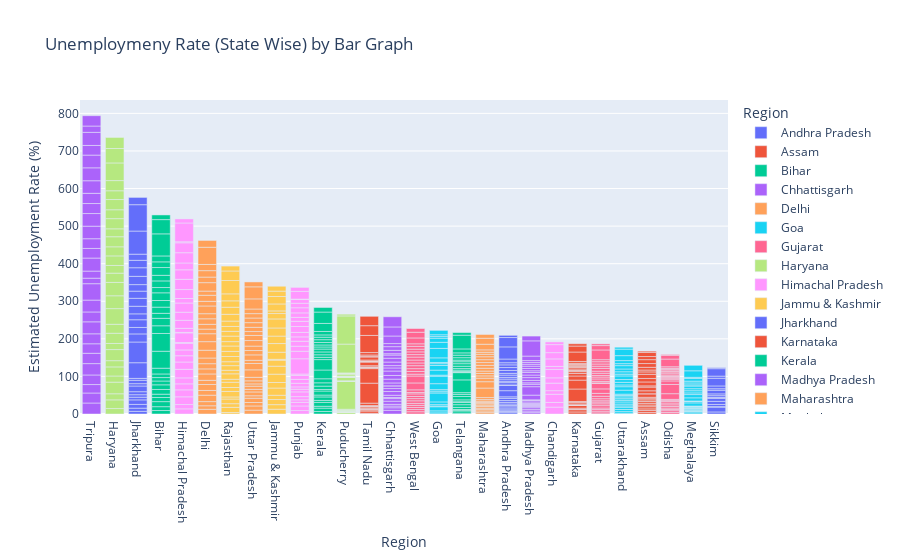

The notebook cell saved with this chart:
### Markdown cell above
Analyzing Data by Bar Graphs

### Code cell
fg = px.bar(df,x='Region',y=' Estimated Unemployment Rate (%)',color='Region',
            title='Unemploymeny Rate (State Wise) by Bar Graph',template='plotly')
fg.update_layout(xaxis={'categoryorder':'total descending'})
fg.show()

### Figure 1 — Plotly figure (JSON) as saved in the notebook; plotly's stock layout.template omitted (floating-point values rounded to 4 significant figures)
{"data": [{"hovertemplate": "Region=%{x}<br> Estimated Unemployment Rate (%)=%{y}<extra></extra>", "legendgroup": "Andhra Pradesh", "marker": {"color": "#636efa", "pattern": {"shape": ""}}, "name": "Andhra Pradesh", "orientation": "v", "showlegend": true, "textposition": "auto", "type": "bar", "x": ["Andhra Pradesh", "Andhra Pradesh", "Andhra Pradesh", "Andhra Pradesh", "Andhra Pradesh", "Andhra Pradesh", "Andhra Pradesh", "Andhra Pradesh", "Andhra Pradesh", "Andhra Pradesh", "Andhra Pradesh", "Andhra Pradesh", "Andhra Pradesh", "Andhra Pradesh", "Andhra Pradesh", "Andhra Pradesh", "Andhra Pradesh", "Andhra Pradesh", "Andhra Pradesh", "Andhra Pradesh", "Andhra Pradesh", "Andhra Pradesh", "Andhra Pradesh", "Andhra Pradesh", "Andhra Pradesh", "Andhra Pradesh", "Andhra Pradesh", "Andhra Pradesh"], "xaxis": "x", "y": [3.65, 3.05, 3.75, 3.32, 5.17, 3.52, 4.12, 4.38, 4.84, 5.91, 4.06, 16.29, 14.46, 0.85, 6.09, 3.8, 5.64, 4.61, 6.01, 4.7, 7.54, 7.88, 7.11, 5.66, 9.88, 32.3, 24.91, 5.86], "yaxis": "y"}, {"hovertemplate": "Region=%{x}<br> Estimated Unemployment Rate (%)=%{y}<extra></extra>", "legendgroup": "Assam", "marker": {"color": "#EF553B", "pattern": {"shape": ""}}, "name": "Assam", "orientation": "v", "showlegend": true, "textposition": "auto", "type": "bar", "x": ["Assam", "Assam", "Assam", "Assam", "Assam", "Assam", "Assam", "Assam", "Assam", "Assam", "Assam", "Assam", "Assam", "Assam", "Assam", "Assam", "Assam", "Assam", "Assam", "Assam", "Assam", "Assam", "Assam", "Assam", "Assam", "Assam"], "xaxis": "x", "y": [4.29, 5.08, 4.26, 5.79, 4.46, 4.65, 4.66, 4.29, 3.26, 3.77, 9.38, 0.0, 7.87, 9.89, 3.21, 10.39, 9.26, 11.17, 6.31, 5.02, 7.24, 9.98, 10.34, 8.37, 10.77, 3.42], "yaxis": "y"}, {"hovertemplate": "Region=%{x}<br> Estimated Unemployment Rate (%)=%{y}<extra></extra>", "legendgroup": "Bihar", "marker": {"color": "#00cc96", "pattern": {"shape": ""}}, "name": "Bihar", "orientation": "v", "showlegend": true, "textposition": "auto", "type": "bar", "x": ["Bihar", "Bihar", "Bihar", "Bihar", "Bihar", "Bihar", "Bihar", "Bihar", "Bihar", "Bihar", "Bihar", "Bihar", "Bihar", "Bihar", "Bihar", "Bihar", "Bihar", "Bihar", "Bihar", "Bihar", "Bihar", "Bihar", "Bihar", "Bihar", "Bihar", "Bihar", "Bihar", "Bihar"], "xaxis": "x", "y": [9.27, 10.2, 13.44, 11.0, 8.87, 12.47, 12.4, 10.16, 9.13, 9.61, 15.39, 45.09, 47.26, 20.49, 19.9, 13.29, 16.41, 17.66, 20.46, 14.06, 17.62, 14.91, 20.69, 15.11, 15.73, 58.77, 37.87, 12.45], "yaxis": "y"}, {"hovertemplate": "Region=%{x}<br> Estimated Unemployment Rate (%)=%{y}<extra></extra>", "legendgroup": "Chhattisgarh", "marker": {"color": "#ab63fa", "pattern": {"shape": ""}}, "name": "Chhattisgarh", "orientation": "v", "showlegend": true, "textposition": "auto", "type": "bar", "x": ["Chhattisgarh", "Chhattisgarh", "Chhattisgarh", "Chhattisgarh", "Chhattisgarh", "Chhattisgarh", "Chhattisgarh", "Chhattisgarh", "Chhattisgarh", "Chhattisgarh", "Chhattisgarh", "Chhattisgarh", "Chhattisgarh", "Chhattisgarh", "Chhattisgarh", "Chhattisgarh", "Chhattisgarh", "Chhattisgarh", "Chhattisgarh", "Chhattisgarh", "Chhattisgarh", "Chhattisgarh", "Chhattisgarh", "Chhattisgarh", "Chhattisgarh", "Chhattisgarh", "Chhattisgarh", "Chhattisgarh"], "xaxis": "x", "y": [9.82, 6.76, 4.54, 4.64, 8.33, 6.96, 2.77, 6.11, 9.89, 7.89, 7.31, 0.0, 7.64, 10.14, 9.77, 11.77, 8.17, 6.29, 9.46, 10.27, 8.32, 3.57, 9.01, 9.79, 8.21, 20.13, 24.1, 27.07], "yaxis": "y"}, {"hovertemplate": "Region=%{x}<br> Estimated Unemployment Rate (%)=%{y}<extra></extra>", "legendgroup": "Delhi", "marker": {"color": "#FFA15A", "pattern": {"shape": ""}}, "name": "Delhi", "orientation": "v", "showlegend": true, "textposition": "auto", "type": "bar", "x": ["Delhi", "Delhi", "Delhi", "Delhi", "Delhi", "Delhi", "Delhi", "Delhi", "Delhi", "Delhi", "Delhi", "Delhi", "Delhi", "Delhi", "Delhi", "Delhi", "Delhi", "Delhi", "Delhi", "Delhi", "Delhi", "Delhi", "Delhi", "Delhi", "Delhi", "Delhi", "Delhi", "Delhi"], "xaxis": "x", "y": [12.56, 9.33, 11.07, 17.18, 12.5, 15.84, 11.11, 16.97, 13.48, 13.81, 15.18, 20.69, 22.76, 21.14, 12.31, 12.76, 14.68, 13.52, 20.59, 12.41, 16.11, 11.07, 22.45, 14.86, 17.09, 16.51, 45.78, 18.11], "yaxis": "y"}, {"hovertemplate": "Region=%{x}<br> Estimated Unemployment Rate (%)=%{y}<extra></extra>", "legendgroup": "Goa", "marker": {"color": "#19d3f3", "pattern": {"shape": ""}}, "name": "Goa", "orientation": "v", "showlegend": true, "textposition": "auto", "type": "bar", "x": ["Goa", "Goa", "Goa", "Goa", "Goa", "Goa", "Goa", "Goa", "Goa", "Goa", "Goa", "Goa", "Goa", "Goa", "Goa", "Goa", "Goa", "Goa", "Goa", "Goa", "Goa", "Goa", "Goa", "Goa"], "xaxis": "x", "y": [2.91, 5.45, 10.98, 1.98, 3.61, 7.21, 23.71, 3.54, 5.38, 0.0, 15.91, 20.0, 2.75, 13.33, 12.28, 4.9, 3.16, 12.31, 25.2, 16.22, 10.92, 4.31, 4.76, 11.76], "yaxis": "y"}, {"hovertemplate": "Region=%{x}<br> Estimated Unemployment Rate (%)=%{y}<extra></extra>", "legendgroup": "Gujarat", "marker": {"color": "#FF6692", "pattern": {"shape": ""}}, "name": "Gujarat", "orientation": "v", "showlegend": true, "textposition": "auto", "type": "bar", "x": ["Gujarat", "Gujarat", "Gujarat", "Gujarat", "Gujarat", "Gujarat", "Gujarat", "Gujarat", "Gujarat", "Gujarat", "Gujarat", "Gujarat", "Gujarat", "Gujarat", "Gujarat", "Gujarat", "Gujarat", "Gujarat", "Gujarat", "Gujarat", "Gujarat", "Gujarat", "Gujarat", "Gujarat", "Gujarat", "Gujarat", "Gujarat", "Gujarat"], "xaxis": "x", "y": [2.88, 4.77, 4.58, 3.7, 6.29, 4.91, 4.68, 3.46, 5.35, 6.64, 7.59, 12.0, 14.58, 1.41, 4.09, 6.31, 5.15, 4.2, 5.96, 5.45, 7.53, 5.71, 5.82, 6.04, 5.39, 25.94, 11.62, 4.54], "yaxis": "y"}, {"hovertemplate": "Region=%{x}<br> Estimated Unemployment Rate (%)=%{y}<extra></extra>", "legendgroup": "Haryana", "marker": {"color": "#B6E880", "pattern": {"shape": ""}}, "name": "Haryana", "orientation": "v", "showlegend": true, "textposition": "auto", "type": "bar", "x": ["Haryana", "Haryana", "Haryana", "Haryana", "Haryana", "Haryana", "Haryana", "Haryana", "Haryana", "Haryana", "Haryana", "Haryana", "Haryana", "Haryana", "Haryana", "Haryana", "Haryana", "Haryana", "Haryana", "Haryana", "Haryana", "Haryana", "Haryana", "Haryana", "Haryana", "Haryana", "Haryana", "Haryana"], "xaxis": "x", "y": [14.54, 23.08, 16.22, 30.94, 16.36, 24.17, 16.59, 29.56, 16.21, 27.19, 23.92, 41.61, 34.22, 35.57, 24.67, 20.42, 25.45, 24.19, 26.84, 21.04, 27.06, 23.65, 27.24, 23.29, 27.14, 46.89, 38.46, 29.41], "yaxis": "y"}, {"hovertemplate": "Region=%{x}<br> Estimated Unemployment Rate (%)=%{y}<extra></extra>", "legendgroup": "Himachal Pradesh", "marker": {"color": "#FF97FF", "pattern": {"shape": ""}}, "name": "Himachal Pradesh", "orientation": "v", "showlegend": true, "textposition": "auto", "type": "bar", "x": ["Himachal Pradesh", "Himachal Pradesh", "Himachal Pradesh", "Himachal Pradesh", "Himachal Pradesh", "Himachal Pradesh", "Himachal Pradesh", "Himachal Pradesh", "Himachal Pradesh", "Himachal Pradesh", "Himachal Pradesh", "Himachal Pradesh", "Himachal Pradesh", "Himachal Pradesh", "Himachal Pradesh", "Himachal Pradesh", "Himachal Pradesh", "Himachal Pradesh", "Himachal Pradesh", "Himachal Pradesh", "Himachal Pradesh", "Himachal Pradesh", "Himachal Pradesh", "Himachal Pradesh", "Himachal Pradesh", "Himachal Pradesh", "Himachal Pradesh", "Himachal Pradesh"], "xaxis": "x", "y": [13.68, 11.43, 20.59, 18.56, 15.98, 15.81, 22.86, 19.46, 16.67, 15.42, 17.71, 2.13, 25.64, 1.12, 10.88, 21.43, 21.51, 24.48, 12.0, 23.77, 27.27, 25.32, 18.15, 27.31, 26.44, 2.7, 50.0, 10.81], "yaxis": "y"}, {"hovertemplate": "Region=%{x}<br> Estimated Unemployment Rate (%)=%{y}<extra></extra>", "legendgroup": "Jammu & Kashmir", "marker": {"color": "#FECB52", "pattern": {"shape": ""}}, "name": "Jammu & Kashmir", "orientation": "v", "showlegend": true, "textposition": "auto", "type": "bar", "x": ["Jammu & Kashmir", "Jammu & Kashmir", "Jammu & Kashmir", "Jammu & Kashmir", "Jammu & Kashmir", "Jammu & Kashmir", "Jammu & Kashmir", "Jammu & Kashmir", "Jammu & Kashmir", "Jammu & Kashmir", "Jammu & Kashmir", "Jammu & Kashmir", "Jammu & Kashmir", "Jammu & Kashmir", "Jammu & Kashmir", "Jammu & Kashmir", "Jammu & Kashmir", "Jammu & Kashmir", "Jammu & Kashmir", "Jammu & Kashmir", "Jammu & Kashmir"], "xaxis": "x", "y": [12.78, 12.09, 13.67, 11.32, 19.27, 14.73, 22.19, 21.23, 16.0, 2.22, 18.97, 23.04, 19.88, 21.55, 24.06, 14.29, 7.02, 18.54, 19.86, 14.29, 12.96], "yaxis": "y"}, {"hovertemplate": "Region=%{x}<br> Estimated Unemployment Rate (%)=%{y}<extra></extra>", "legendgroup": "Jharkhand", "marker": {"color": "#636efa", "pattern": {"shape": ""}}, "name": "Jharkhand", "orientation": "v", "showlegend": true, "textposition": "auto", "type": "bar", "x": ["Jharkhand", "Jharkhand", "Jharkhand", "Jharkhand", "Jharkhand", "Jharkhand", "Jharkhand", "Jharkhand", "Jharkhand", "Jharkhand", "Jharkhand", "Jharkhand", "Jharkhand", "Jharkhand", "Jharkhand", "Jharkhand", "Jharkhand", "Jharkhand", "Jharkhand", "Jharkhand", "Jharkhand", "Jharkhand", "Jharkhand", "Jharkhand", "Jharkhand", "Jharkhand", "Jharkhand", "Jharkhand"], "xaxis": "x", "y": [7.11, 8.46, 9.98, 12.06, 7.12, 6.57, 8.07, 15.15, 6.16, 9.06, 5.01, 41.72, 55.1, 21.53, 17.23, 20.51, 15.67, 20.25, 21.16, 19.05, 17.34, 22.01, 22.96, 19.67, 16.4, 61.48, 70.17, 19.38], "yaxis": "y"}, {"hovertemplate": "Region=%{x}<br> Estimated Unemployment Rate (%)=%{y}<extra></extra>", "legendgroup": "Karnataka", "marker": {"color": "#EF553B", "pattern": {"shape": ""}}, "name": "Karnataka", "orientation": "v", "showlegend": true, "textposition": "auto", "type": "bar", "x": ["Karnataka", "Karnataka", "Karnataka", "Karnataka", "Karnataka", "Karnataka", "Karnataka", "Karnataka", "Karnataka", "Karnataka", "Karnataka", "Karnataka", "Karnataka", "Karnataka", "Karnataka", "Karnataka", "Karnataka", "Karnataka", "Karnataka", "Karnataka", "Karnataka", "Karnataka", "Karnataka", "Karnataka", "Karnataka", "Karnataka", "Karnataka", "Karnataka"], "xaxis": "x", "y": [5.46, 5.98, 0.52, 0.37, 3.2, 7.13, 1.19, 0.41, 2.57, 4.11, 2.39, 33.17, 23.72, 10.92, 6.56, 5.0, 2.29, 1.27, 3.57, 3.87, 3.44, 1.56, 3.31, 2.88, 4.92, 25.12, 15.88, 6.12], "yaxis": "y"}, {"hovertemplate": "Region=%{x}<br> Estimated Unemployment Rate (%)=%{y}<extra></extra>", "legendgroup": "Kerala", "marker": {"color": "#00cc96", "pattern": {"shape": ""}}, "name": "Kerala", "orientation": "v", "showlegend": true, "textposition": "auto", "type": "bar", "x": ["Kerala", "Kerala", "Kerala", "Kerala", "Kerala", "Kerala", "Kerala", "Kerala", "Kerala", "Kerala", "Kerala", "Kerala", "Kerala", "Kerala", "Kerala", "Kerala", "Kerala", "Kerala", "Kerala", "Kerala", "Kerala", "Kerala", "Kerala", "Kerala", "Kerala", "Kerala", "Kerala", "Kerala"], "xaxis": "x", "y": [6.63, 9.0, 4.95, 10.32, 5.35, 9.14, 5.0, 10.77, 4.11, 8.91, 8.85, 10.71, 23.38, 27.66, 6.11, 6.67, 7.58, 7.69, 5.52, 5.35, 6.71, 7.31, 6.65, 6.08, 9.14, 21.43, 30.28, 12.17], "yaxis": "y"}, {"hovertemplate": "Region=%{x}<br> Estimated Unemployment Rate (%)=%{y}<extra></extra>", "legendgroup": "Madhya Pradesh", "marker": {"color": "#ab63fa", "pattern": {"shape": ""}}, "name": "Madhya Pradesh", "orientation": "v", "showlegend": true, "textposition": "auto", "type": "bar", "x": ["Madhya Pradesh", "Madhya Pradesh", "Madhya Pradesh", "Madhya Pradesh", "Madhya Pradesh", "Madhya Pradesh", "Madhya Pradesh", "Madhya Pradesh", "Madhya Pradesh", "Madhya Pradesh", "Madhya Pradesh", "Madhya Pradesh", "Madhya Pradesh", "Madhya Pradesh", "Madhya Pradesh", "Madhya Pradesh", "Madhya Pradesh", "Madhya Pradesh", "Madhya Pradesh", "Madhya Pradesh", "Madhya Pradesh", "Madhya Pradesh", "Madhya Pradesh", "Madhya Pradesh", "Madhya Pradesh", "Madhya Pradesh", "Madhya Pradesh", "Madhya Pradesh"], "xaxis": "x", "y": [3.63, 4.25, 3.92, 4.94, 3.08, 2.98, 2.72, 2.94, 3.66, 4.42, 1.19, 12.5, 22.46, 6.46, 3.91, 6.38, 7.38, 6.82, 7.0, 4.4, 6.06, 6.2, 5.17, 4.96, 4.8, 11.94, 40.49, 12.72], "yaxis": "y"}, {"hovertemplate": "Region=%{x}<br> Estimated Unemployment Rate (%)=%{y}<extra></extra>", "legendgroup": "Maharashtra", "marker": {"color": "#FFA15A", "pattern": {"shape": ""}}, "name": "Maharashtra", "orientation": "v", "showlegend": true, "textposition": "auto", "type": "bar", "x": ["Maharashtra", "Maharashtra", "Maharashtra", "Maharashtra", "Maharashtra", "Maharashtra", "Maharashtra", "Maharashtra", "Maharashtra", "Maharashtra", "Maharashtra", "Maharashtra", "Maharashtra", "Maharashtra", "Maharashtra", "Maharashtra", "Maharashtra", "Maharashtra", "Maharashtra", "Maharashtra", "Maharashtra", "Maharashtra", "Maharashtra", "Maharashtra", "Maharashtra", "Maharashtra", "Maharashtra", "Maharashtra"], "xaxis": "x", "y": [3.67, 4.34, 3.66, 3.76, 4.4, 3.81, 3.68, 3.03, 3.8, 4.24, 5.38, 25.28, 16.89, 9.4, 6.08, 6.46, 6.35, 7.57, 7.6, 7.51, 7.6, 7.83, 6.67, 5.34, 6.34, 14.99, 15.92, 10.01], "yaxis": "y"}, {"hovertemplate": "Region=%{x}<br> Estimated Unemployment Rate (%)=%{y}<extra></extra>", "legendgroup": "Meghalaya", "marker": {"color": "#19d3f3", "pattern": {"shape": ""}}, "name": "Meghalaya", "orientation": "v", "showlegend": true, "textposition": "auto", "type": "bar", "x": ["Meghalaya", "Meghalaya", "Meghalaya", "Meghalaya", "Meghalaya", "Meghalaya", "Meghalaya", "Meghalaya", "Meghalaya", "Meghalaya", "Meghalaya", "Meghalaya", "Meghalaya", "Meghalaya", "Meghalaya", "Meghalaya", "Meghalaya", "Meghalaya", "Meghalaya", "Meghalaya", "Meghalaya", "Meghalaya", "Meghalaya", "Meghalaya", "Meghalaya", "Meghalaya", "Meghalaya"], "xaxis": "x", "y": [3.16, 4.23, 1.03, 0.52, 0.24, 3.7, 1.5, 1.8, 0.97, 2.76, 1.28, 8.38, 3.73, 1.35, 8.4, 8.66, 4.43, 5.8, 5.3, 7.2, 3.02, 5.21, 4.76, 7.37, 2.8, 17.39, 14.58], "yaxis": "y"}, {"hovertemplate": "Region=%{x}<br> Estimated Unemployment Rate (%)=%{y}<extra></extra>", "legendgroup": "Odisha", "marker": {"color": "#FF6692", "pattern": {"shape": ""}}, "name": "Odisha", "orientation": "v", "showlegend": true, "textposition": "auto", "type": "bar", "x": ["Odisha", "Odisha", "Odisha", "Odisha", "Odisha", "Odisha", "Odisha", "Odisha", "Odisha", "Odisha", "Odisha", "Odisha", "Odisha", "Odisha", "Odisha", "Odisha", "Odisha", "Odisha", "Odisha", "Odisha", "Odisha", "Odisha", "Odisha", "Odisha", "Odisha", "Odisha", "Odisha", "Odisha"], "xaxis": "x", "y": [4.17, 4.71, 3.31, 3.68, 4.31, 4.28, 4.72, 4.67, 1.81, 3.31, 15.09, 24.48, 9.45, 4.59, 2.95, 2.63, 1.78, 3.5, 3.78, 4.5, 2.23, 3.36, 2.28, 2.19, 3.96, 20.5, 10.0, 2.18], "yaxis": "y"}, {"hovertemplate": "Region=%{x}<br> Estimated Unemployment Rate (%)=%{y}<extra></extra>", "legendgroup": "Puducherry", "marker": {"color": "#B6E880", "pattern": {"shape": ""}}, "name": "Puducherry", "orientation": "v", "showlegend": true, "textposition": "auto", "type": "bar", "x": ["Puducherry", "Puducherry", "Puducherry", "Puducherry", "Puducherry", "Puducherry", "Puducherry", "Puducherry", "Puducherry", "Puducherry", "Puducherry", "Puducherry", "Puducherry", "Puducherry", "Puducherry", "Puducherry", "Puducherry", "Puducherry", "Puducherry", "Puducherry", "Puducherry", "Puducherry", "Puducherry", "Puducherry", "Puducherry", "Puducherry"], "xaxis": "x", "y": [0.0, 0.0, 0.0, 4.85, 0.0, 1.18, 0.0, 1.99, 0.58, 1.74, 2.31, 74.51, 1.25, 0.0, 0.0, 8.95, 1.22, 1.17, 1.37, 5.21, 0.57, 1.78, 0.62, 76.74, 75.0, 4.55], "yaxis": "y"}, {"hovertemplate": "Region=%{x}<br> Estimated Unemployment Rate (%)=%{y}<extra></extra>", "legendgroup": "Punjab", "marker": {"color": "#FF97FF", "pattern": {"shape": ""}}, "name": "Punjab", "orientation": "v", "showlegend": true, "textposition": "auto", "type": "bar", "x": ["Punjab", "Punjab", "Punjab", "Punjab", "Punjab", "Punjab", "Punjab", "Punjab", "Punjab", "Punjab", "Punjab", "Punjab", "Punjab", "Punjab", "Punjab", "Punjab", "Punjab", "Punjab", "Punjab", "Punjab", "Punjab", "Punjab", "Punjab", "Punjab", "Punjab", "Punjab", "Punjab", "Punjab"], "xaxis": "x", "y": [9.17, 12.21, 9.64, 6.69, 8.59, 12.56, 7.07, 6.13, 9.69, 10.41, 10.51, 3.69, 40.59, 20.0, 13.49, 13.17, 11.61, 11.99, 15.69, 13.75, 10.39, 11.97, 13.68, 11.99, 9.97, 1.13, 20.54, 10.55], "yaxis": "y"}, {"hovertemplate": "Region=%{x}<br> Estimated Unemployment Rate (%)=%{y}<extra></extra>", "legendgroup": "Rajasthan", "marker": {"color": "#FECB52", "pattern": {"shape": ""}}, "name": "Rajasthan", "orientation": "v", "showlegend": true, "textposition": "auto", "type": "bar", "x": ["Rajasthan", "Rajasthan", "Rajasthan", "Rajasthan", "Rajasthan", "Rajasthan", "Rajasthan", "Rajasthan", "Rajasthan", "Rajasthan", "Rajasthan", "Rajasthan", "Rajasthan", "Rajasthan", "Rajasthan", "Rajasthan", "Rajasthan", "Rajasthan", "Rajasthan", "Rajasthan", "Rajasthan", "Rajasthan", "Rajasthan", "Rajasthan", "Rajasthan", "Rajasthan", "Rajasthan", "Rajasthan"], "xaxis": "x", "y": [4.03, 13.7, 9.7, 12.5, 5.45, 14.66, 10.47, 13.96, 8.0, 14.48, 9.47, 12.25, 10.45, 13.86, 13.62, 14.36, 11.67, 14.71, 12.63, 13.02, 14.3, 18.04, 18.82, 17.02, 18.54, 35.53, 25.35, 13.04], "yaxis": "y"}, {"hovertemplate": "Region=%{x}<br> Estimated Unemployment Rate (%)=%{y}<extra></extra>", "legendgroup": "Sikkim", "marker": {"color": "#636efa", "pattern": {"shape": ""}}, "name": "Sikkim", "orientation": "v", "showlegend": true, "textposition": "auto", "type": "bar", "x": ["Sikkim", "Sikkim", "Sikkim", "Sikkim", "Sikkim", "Sikkim", "Sikkim", "Sikkim", "Sikkim", "Sikkim", "Sikkim", "Sikkim", "Sikkim", "Sikkim", "Sikkim", "Sikkim", "Sikkim"], "xaxis": "x", "y": [5.48, 13.11, 1.0, 0.0, 5.81, 8.2, 7.76, 2.56, 4.82, 4.81, 9.68, 4.04, 7.37, 20.45, 5.77, 19.75, 2.63], "yaxis": "y"}, {"hovertemplate": "Region=%{x}<br> Estimated Unemployment Rate (%)=%{y}<extra></extra>", "legendgroup": "Tamil Nadu", "marker": {"color": "#EF553B", "pattern": {"shape": ""}}, "name": "Tamil Nadu", "orientation": "v", "showlegend": true, "textposition": "auto", "type": "bar", "x": ["Tamil Nadu", "Tamil Nadu", "Tamil Nadu", "Tamil Nadu", "Tamil Nadu", "Tamil Nadu", "Tamil Nadu", "Tamil Nadu", "Tamil Nadu", "Tamil Nadu", "Tamil Nadu", "Tamil Nadu", "Tamil Nadu", "Tamil Nadu", "Tamil Nadu", "Tamil Nadu", "Tamil Nadu", "Tamil Nadu", "Tamil Nadu", "Tamil Nadu", "Tamil Nadu", "Tamil Nadu", "Tamil Nadu", "Tamil Nadu", "Tamil Nadu", "Tamil Nadu", "Tamil Nadu", "Tamil Nadu"], "xaxis": "x", "y": [0.97, 0.92, 6.01, 2.91, 1.71, 1.46, 2.46, 3.73, 1.18, 1.17, 6.36, 53.19, 38.73, 2.06, 0.89, 1.56, 3.18, 9.53, 1.86, 1.13, 2.65, 8.05, 2.05, 3.31, 6.46, 45.55, 25.95, 24.93], "yaxis": "y"}, {"hovertemplate": "Region=%{x}<br> Estimated Unemployment Rate (%)=%{y}<extra></extra>", "legendgroup": "Telangana", "marker": {"color": "#00cc96", "pattern": {"shape": ""}}, "name": "Telangana", "orientation": "v", "showlegend": true, "textposition": "auto", "type": "bar", "x": ["Telangana", "Telangana", "Telangana", "Telangana", "Telangana", "Telangana", "Telangana", "Telangana", "Telangana", "Telangana", "Telangana", "Telangana", "Telangana", "Telangana", "Telangana", "Telangana", "Telangana", "Telangana", "Telangana", "Telangana", "Telangana", "Telangana", "Telangana", "Telangana", "Telangana", "Telangana", "Telangana", "Telangana"], "xaxis": "x", "y": [2.23, 5.92, 2.45, 1.4, 5.49, 7.29, 6.47, 1.35, 5.02, 9.02, 5.63, 4.51, 34.01, 19.3, 1.52, 1.43, 3.73, 4.19, 6.19, 6.74, 5.23, 4.22, 6.49, 6.74, 6.1, 10.5, 36.57, 6.92], "yaxis": "y"}, {"hovertemplate": "Region=%{x}<br> Estimated Unemployment Rate (%)=%{y}<extra></extra>", "legendgroup": "Tripura", "marker": {"color": "#ab63fa", "pattern": {"shape": ""}}, "name": "Tripura", "orientation": "v", "showlegend": true, "textposition": "auto", "type": "bar", "x": ["Tripura", "Tripura", "Tripura", "Tripura", "Tripura", "Tripura", "Tripura", "Tripura", "Tripura", "Tripura", "Tripura", "Tripura", "Tripura", "Tripura", "Tripura", "Tripura", "Tripura", "Tripura", "Tripura", "Tripura", "Tripura", "Tripura", "Tripura", "Tripura", "Tripura", "Tripura", "Tripura", "Tripura"], "xaxis": "x", "y": [29.25, 26.64, 22.47, 25.49, 30.23, 27.54, 25.25, 26.53, 31.91, 26.22, 31.61, 43.64, 14.71, 18.84, 34.69, 25.59, 25.81, 33.45, 33.57, 26.67, 27.15, 33.48, 34.37, 33.88, 25.69, 34.88, 16.78, 27.47], "yaxis": "y"}, {"hovertemplate": "Region=%{x}<br> Estimated Unemployment Rate (%)=%{y}<extra></extra>", "legendgroup": "Uttar Pradesh", "marker": {"color": "#FFA15A", "pattern": {"shape": ""}}, "name": "Uttar Pradesh", "orientation": "v", "showlegend": true, "textposition": "auto", "type": "bar", "x": ["Uttar Pradesh", "Uttar Pradesh", "Uttar Pradesh", "Uttar Pradesh", "Uttar Pradesh", "Uttar Pradesh", "Uttar Pradesh", "Uttar Pradesh", "Uttar Pradesh", "Uttar Pradesh", "Uttar Pradesh", "Uttar Pradesh", "Uttar Pradesh", "Uttar Pradesh", "Uttar Pradesh", "Uttar Pradesh", "Uttar Pradesh", "Uttar Pradesh", "Uttar Pradesh", "Uttar Pradesh", "Uttar Pradesh", "Uttar Pradesh", "Uttar Pradesh", "Uttar Pradesh", "Uttar Pradesh", "Uttar Pradesh", "Uttar Pradesh", "Uttar Pradesh"], "xaxis": "x", "y": [10.26, 11.13, 9.19, 11.47, 6.45, 10.18, 6.94, 8.43, 6.06, 8.12, 9.37, 19.92, 16.89, 8.51, 14.4, 11.62, 11.8, 14.73, 13.58, 10.35, 11.31, 12.37, 12.34, 11.65, 12.32, 26.94, 32.06, 13.05], "yaxis": "y"}, {"hovertemplate": "Region=%{x}<br> Estimated Unemployment Rate (%)=%{y}<extra></extra>", "legendgroup": "Uttarakhand", "marker": {"color": "#19d3f3", "pattern": {"shape": ""}}, "name": "Uttarakhand", "orientation": "v", "showlegend": true, "textposition": "auto", "type": "bar", "x": ["Uttarakhand", "Uttarakhand", "Uttarakhand", "Uttarakhand", "Uttarakhand", "Uttarakhand", "Uttarakhand", "Uttarakhand", "Uttarakhand", "Uttarakhand", "Uttarakhand", "Uttarakhand", "Uttarakhand", "Uttarakhand", "Uttarakhand", "Uttarakhand", "Uttarakhand", "Uttarakhand", "Uttarakhand", "Uttarakhand", "Uttarakhand", "Uttarakhand", "Uttarakhand", "Uttarakhand", "Uttarakhand", "Uttarakhand", "Uttarakhand"], "xaxis": "x", "y": [1.63, 4.65, 5.74, 6.11, 3.47, 4.83, 5.56, 4.52, 4.17, 4.85, 3.66, 3.57, 10.71, 9.17, 4.69, 6.94, 7.43, 9.62, 4.72, 6.34, 7.39, 8.92, 5.28, 8.15, 13.18, 17.36, 5.08], "yaxis": "y"}, {"hovertemplate": "Region=%{x}<br> Estimated Unemployment Rate (%)=%{y}<extra></extra>", "legendgroup": "West Bengal", "marker": {"color": "#FF6692", "pattern": {"shape": ""}}, "name": "West Bengal", "orientation": "v", "showlegend": true, "textposition": "auto", "type": "bar", "x": ["West Bengal", "West Bengal", "West Bengal", "West Bengal", "West Bengal", "West Bengal", "West Bengal", "West Bengal", "West Bengal", "West Bengal", "West Bengal", "West Bengal", "West Bengal", "West Bengal", "West Bengal", "West Bengal", "West Bengal", "West Bengal", "West Bengal", "West Bengal", "West Bengal", "West Bengal", "West Bengal", "West Bengal", "West Bengal", "West Bengal", "West Bengal", "West Bengal"], "xaxis": "x", "y": [6.02, 5.85, 5.62, 5.58, 5.26, 6.78, 5.83, 5.79, 6.79, 3.78, 7.02, 18.32, 18.43, 4.94, 7.25, 7.38, 7.91, 7.27, 7.79, 7.83, 6.61, 7.24, 7.27, 7.55, 6.67, 15.63, 15.22, 9.86], "yaxis": "y"}, {"hovertemplate": "Region=%{x}<br> Estimated Unemployment Rate (%)=%{y}<extra></extra>", "legendgroup": "Chandigarh", "marker": {"color": "#FF97FF", "pattern": {"shape": ""}}, "name": "Chandigarh", "orientation": "v", "showlegend": true, "textposition": "auto", "type": "bar", "x": ["Chandigarh", "Chandigarh", "Chandigarh", "Chandigarh", "Chandigarh", "Chandigarh", "Chandigarh", "Chandigarh", "Chandigarh", "Chandigarh", "Chandigarh", "Chandigarh"], "xaxis": "x", "y": [18.35, 12.4, 21.8, 9.52, 20.14, 13.99, 22.05, 8.33, 20.0, 16.67, 21.43, 7.22], "yaxis": "y"}], "layout": {"barmode": "relative", "legend": {"title": {"text": "Region"}, "tracegroupgap": 0}, "title": {"text": "Unemploymeny Rate (State Wise) by Bar Graph"}, "xaxis": {"anchor": "y", "categoryarray": ["Andhra Pradesh", "Assam", "Bihar", "Chhattisgarh", "Delhi", "Goa", "Gujarat", "Haryana", "Himachal Pradesh", "Jammu & Kashmir", "Jharkhand", "Karnataka", "Kerala", "Madhya Pradesh", "Maharashtra", "Meghalaya", "Odisha", "Puducherry", "Punjab", "Rajasthan", "Sikkim", "Tamil Nadu", "Telangana", "Tripura", "Uttar Pradesh", "Uttarakhand", "West Bengal", null, "Chandigarh"], "categoryorder": "total descending", "domain": [0, 1], "title": {"text": "Region"}}, "yaxis": {"anchor": "x", "domain": [0, 1], "title": {"text": " Estimated Unemployment Rate (%)"}}}}
